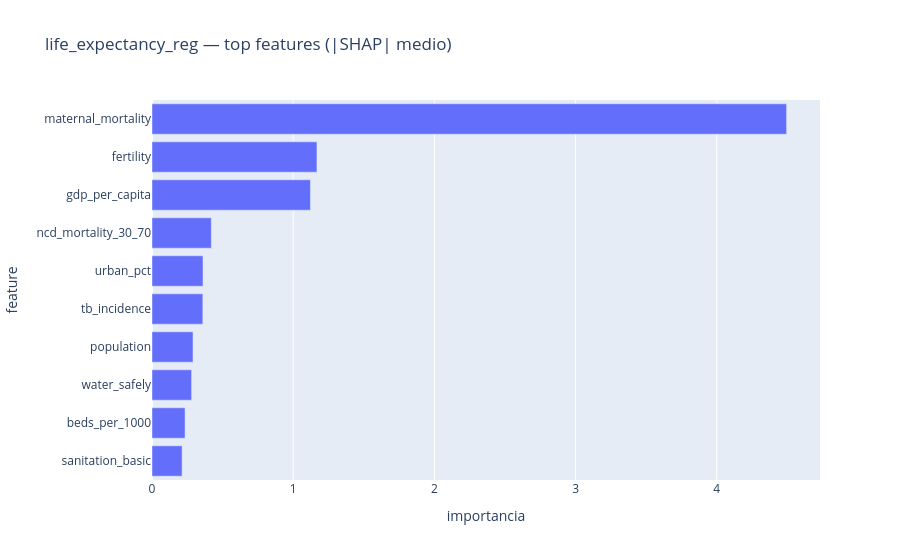
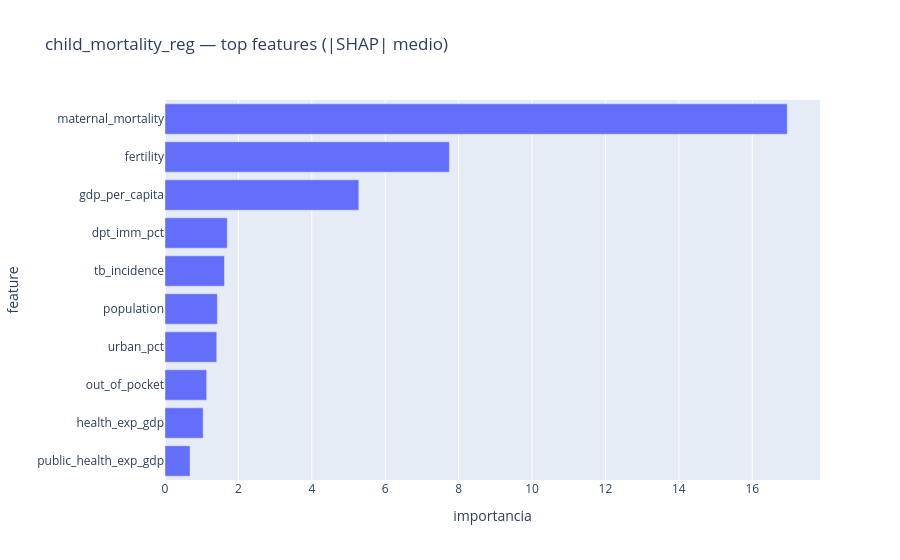
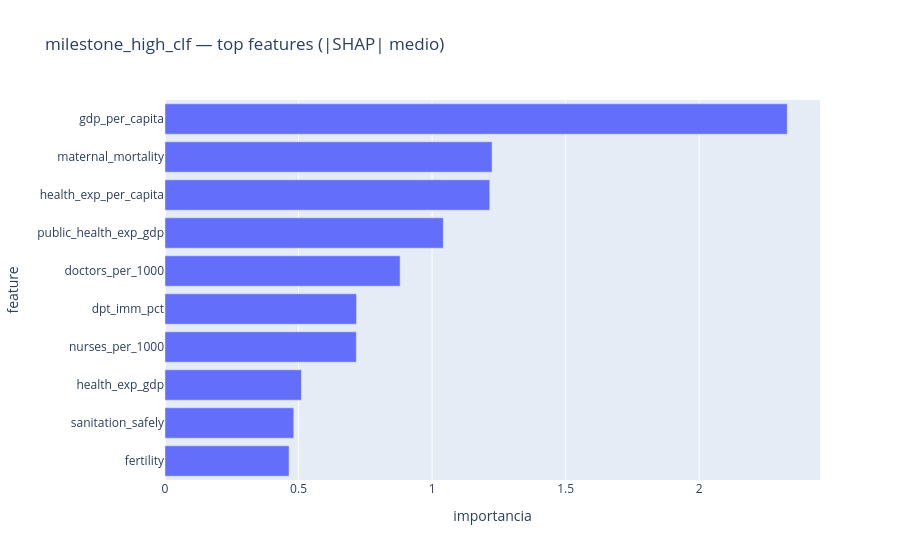

Source (notebook cell) for these figures, in order:
### Markdown cell above
## Importância das variáveis (SHAP, top-10)

### Code cell
from IPython.display import display
for r in resumo:
    info = json.load(open(f"models/{r['model']}_eval.json"))
    imp = pd.DataFrame(info["xgboost"]["importancias"]).head(10)[::-1]
    fig = px.bar(imp, x="importancia", y="feature", orientation="h",
                 title=f"{r['model']} — top features (|SHAP| medio)")
    display(fig)

### Figure 1 — Plotly figure (JSON) as saved in the notebook; plotly's stock layout.template omitted (floating-point values rounded to 4 significant figures)
{"data": [{"hovertemplate": "importancia=%{x}<br>feature=%{y}<extra></extra>", "legendgroup": "", "marker": {"color": "#636efa", "pattern": {"shape": ""}}, "name": "", "orientation": "h", "showlegend": false, "textposition": "auto", "type": "bar", "x": [0.2132, 0.2341, 0.2804, 0.2905, 0.36, 0.3612, 0.4202, 1.122, 1.168, 4.494], "xaxis": "x", "y": ["sanitation_basic", "beds_per_1000", "water_safely", "population", "tb_incidence", "urban_pct", "ncd_mortality_30_70", "gdp_per_capita", "fertility", "maternal_mortality"], "yaxis": "y"}], "layout": {"barmode": "relative", "legend": {"tracegroupgap": 0}, "title": {"text": "life_expectancy_reg — top features (|SHAP| medio)"}, "xaxis": {"anchor": "y", "domain": [0.0, 1.0], "title": {"text": "importancia"}}, "yaxis": {"anchor": "x", "domain": [0.0, 1.0], "title": {"text": "feature"}}}}

### Figure 2 — Plotly figure (JSON) as saved in the notebook; plotly's stock layout.template omitted (floating-point values rounded to 4 significant figures)
{"data": [{"hovertemplate": "importancia=%{x}<br>feature=%{y}<extra></extra>", "legendgroup": "", "marker": {"color": "#636efa", "pattern": {"shape": ""}}, "name": "", "orientation": "h", "showlegend": false, "textposition": "auto", "type": "bar", "x": [0.6825, 1.039, 1.135, 1.41, 1.427, 1.621, 1.698, 5.28, 7.749, 16.95], "xaxis": "x", "y": ["public_health_exp_gdp", "health_exp_gdp", "out_of_pocket", "urban_pct", "population", "tb_incidence", "dpt_imm_pct", "gdp_per_capita", "fertility", "maternal_mortality"], "yaxis": "y"}], "layout": {"barmode": "relative", "legend": {"tracegroupgap": 0}, "title": {"text": "child_mortality_reg — top features (|SHAP| medio)"}, "xaxis": {"anchor": "y", "domain": [0.0, 1.0], "title": {"text": "importancia"}}, "yaxis": {"anchor": "x", "domain": [0.0, 1.0], "title": {"text": "feature"}}}}

### Figure 3 — Plotly figure (JSON) as saved in the notebook; plotly's stock layout.template omitted (floating-point values rounded to 4 significant figures)
{"data": [{"hovertemplate": "importancia=%{x}<br>feature=%{y}<extra></extra>", "legendgroup": "", "marker": {"color": "#636efa", "pattern": {"shape": ""}}, "name": "", "orientation": "h", "showlegend": false, "textposition": "auto", "type": "bar", "x": [0.4646, 0.4822, 0.5109, 0.7163, 0.7171, 0.8803, 1.042, 1.216, 1.225, 2.33], "xaxis": "x", "y": ["fertility", "sanitation_safely", "health_exp_gdp", "nurses_per_1000", "dpt_imm_pct", "doctors_per_1000", "public_health_exp_gdp", "health_exp_per_capita", "maternal_mortality", "gdp_per_capita"], "yaxis": "y"}], "layout": {"barmode": "relative", "legend": {"tracegroupgap": 0}, "title": {"text": "milestone_high_clf — top features (|SHAP| medio)"}, "xaxis": {"anchor": "y", "domain": [0.0, 1.0], "title": {"text": "importancia"}}, "yaxis": {"anchor": "x", "domain": [0.0, 1.0], "title": {"text": "feature"}}}}
